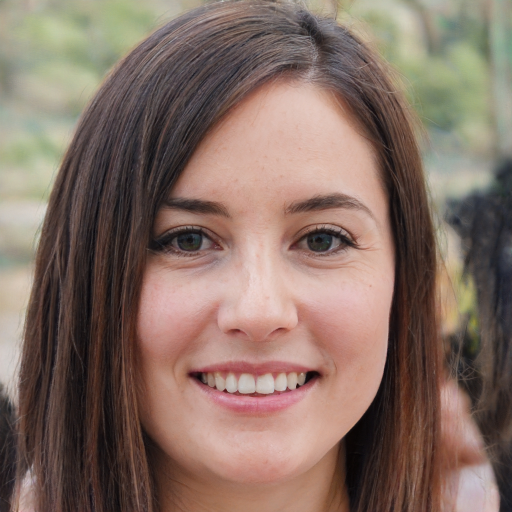
#> input picture 002-deep learning/caramuestra.jpg, 1024 x 1024 px (shown at 1/2 size)
$ python '026-comprobacion parecida.py'
#> lines starting #> are read from the running program, lines starting #| are printed output that depends on the picture
from PIL import Image, ImageDraw, ImageFilter, ImageEnhance
import math
import numpy as np
import cv2
from collections import Counter
import os
import glob
import ast

def reduce_angle(angle):
    angle %= 360  # Map the angle to the range 0 to 360 degrees

    if angle <= -180:
        angle += 360
    elif angle > 180:
        angle -= 360

    # Round the angle to the nearest multiple of 45 degrees
    reduced_angle = round(angle / 45) * 45

    return reduced_angle

def calculaAngulo(imagen):
    image = imagen  # Replace with your image file name
    gray_image = image.convert("L")
    image_array = np.array(gray_image)
    edges = cv2.Canny(image_array, threshold1=30, threshold2=100)
    contours, hierarchy = cv2.findContours(edges, cv2.RETR_EXTERNAL, cv2.CHAIN_APPROX_SIMPLE)
    largest_contour = max(contours, key=cv2.contourArea)
    x1, y1, x2, y2 = cv2.boundingRect(largest_contour)
    delta_x = x2 - x1
    delta_y = y2 - y1
    angle_rad = np.arctan2(delta_y, delta_x)
    angle_deg = np.degrees(angle_rad)
    return angle_deg

# [4 lines left out: function convert_to_percentage, not called in this run]

def hsl_to_rgb(h, s, l):
    h /= 360.0
    s /= 100.0
    l /= 100.0

    if s == 0:
        r = g = b = l
    else:
        def hue_to_rgb(p, q, t):
            if t < 0:
                t += 1
            if t > 1:
                t -= 1
            if t < 1/6:
                return p + (q - p) * 6 * t
            if t < 1/2:
                return q
            if t < 2/3:
                return p + (q - p) * (2/3 - t) * 6
            return p

        if l < 0.5:
            q = l * (1 + s)
        else:
            q = l + s - l * s

        p = 2 * l - q
        r = hue_to_rgb(p, q, h + 1/3)
        g = hue_to_rgb(p, q, h)
        b = hue_to_rgb(p, q, h - 1/3)

    r = int(round(r * 255))
    g = int(round(g * 255))
    b = int(round(b * 255))

    return r, g, b

def convert_dict_values_to_percentage(dictionary, decimal_places=2):
    total = sum(dictionary.values())
    percentages = {key: round((value / total) * 100, decimal_places) for key, value in dictionary.items()}
    return percentages

# [70 lines left out: function visionArtificial, not called in this run]
    #imagendestino.show()

def visionArtificialLee(rutaimagen):
#> called with rutaimagen = 'caramuestra.jpg'
    imagen = Image.open(rutaimagen)
#> imagen is the input picture: PIL image 1024x1024 RGB; mean R, G, B 133, 111.1, 100.5
    imagengris = imagen.convert("L")
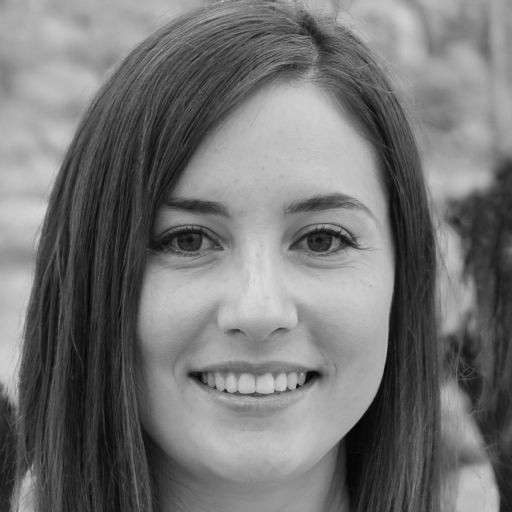
#> imagengris: PIL image 1024x1024 L (shown at 1/2 size); min 3, max 223, mean 116.4
    bordes = imagengris.filter(ImageFilter.FIND_EDGES)
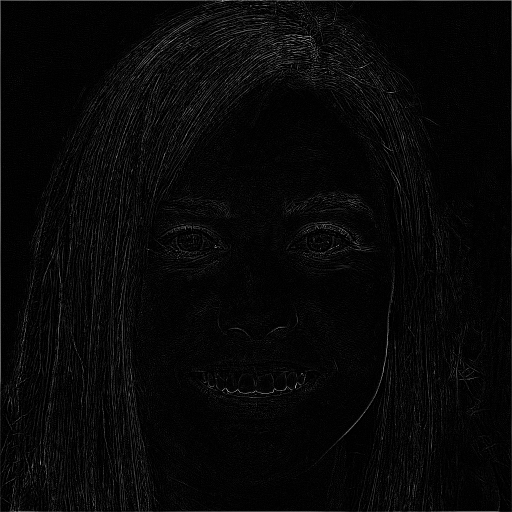
#> bordes: PIL image 1024x1024 L (shown at 1/2 size); min 0, max 255, mean 7.7
    enhancer = ImageEnhance.Contrast(bordes)
    contrast_factor = 2.0
    enhanced_image = enhancer.enhance(contrast_factor)
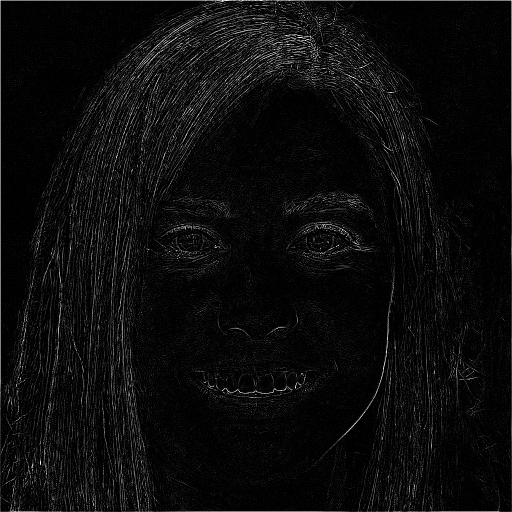
#> enhanced_image: PIL image 1024x1024 L (shown at 1/2 size); min 0, max 255, mean 11.8
    pixeles = imagen.load()
    tamanio = imagen.size
#> tamanio = (1024, 1024)
    anchura = tamanio[0]
#> anchura = 1024
    altura = tamanio[1]
#> altura = 1024
    print(tamanio)
#| (1024, 1024)


    anchuradestino = int(anchura)
#> anchuradestino = 1024
    alturadestino = int(altura)
#> alturadestino = 1024
    color = (0,0,0)
    anchurarectangulo = 4
    imagendestino = Image.new('RGB', (anchuradestino, alturadestino), color)
#> imagendestino: PIL image 1024x1024 RGB; every value is 0
    dibujo = ImageDraw.Draw(imagendestino)
    angulo = 0
    radio = 0
    lista = []
    for i in range(0,55000):
        if radio > anchura/2:
            break
        radio += 0.03
        angulo += 0.1
        componentex = round(anchura/2+math.cos(angulo)*radio)
        componentey = round(altura/2+math.sin(angulo)*radio)
        nuevocolor = pixeles[componentex,componentey]
        #print(str(componentex)+","+str(componentey))


        region = enhanced_image.crop((
            componentex,
            componentey,
            componentex+anchurarectangulo,
            componentey+anchurarectangulo))
        try:
            #print(calculaAngulo(region))
            dibujo.rectangle(
            [(
                componentex,
                componentey
                ),
             (
                componentex+4,
                componentey+4
                )
            ],
            fill=hsl_to_rgb(
                round(calculaAngulo(region)),
                100,50
                ))
            lista.append(reduce_angle(round(calculaAngulo(region))))
        except:
            pass
#> this loop made 17068 passes
#> nuevocolor on passes 1 to 3: (227, 191, 179), (227, 191, 179), (227, 191, 179)
    #print(lista)

    diccionario = {-180:0,-135:0,-90:0,-45:0,0:0,45:0,90:0,135:0,180:0}

    for elemento in lista:
        diccionario[elemento] += 1
#> this loop made 11188 passes
#> elemento on passes 1 to 3: -135, -135, -135
    #print(diccionario)
    diccionarioporcentajes = convert_dict_values_to_percentage(diccionario,decimal_places=0)
    return diccionarioporcentajes

    # [6 lines of commented-out code are left out]

print(visionArtificialLee("caramuestra.jpg"))
muestra = visionArtificialLee("caramuestra.jpg")
#| (1024, 1024)
#> the loop in visionArtificialLee (call 2), `for elemento in lista:` made 11188 passes
memoria= "memoria.txt"
#> (the run stopped early here; a loop or call above may not have finished)

$ run again, with 002-deep learning/muestraprueba.jpg copied over 002-deep learning/caramuestra.jpg
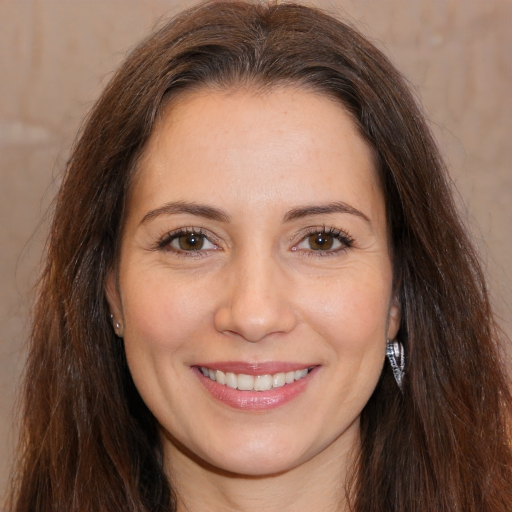
#> input picture 002-deep learning/muestraprueba.jpg, 1024 x 1024 px (shown at 1/2 size)
#> in visionArtificialLee, imagen is the input picture: PIL image 1024x1024 RGB; mean R, G, B 137.2, 102.5, 85.3
#> in visionArtificialLee, `imagengris = imagen.convert("L")`:
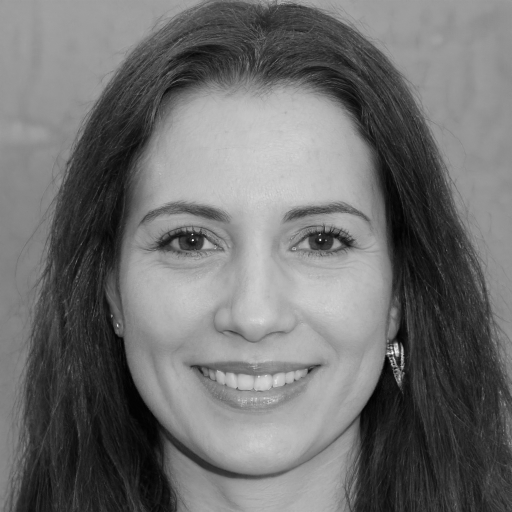
#> imagengris: PIL image 1024x1024 L (shown at 1/2 size); min 0, max 253, mean 110.9
#> in visionArtificialLee, `enhanced_image = enhancer.enhance(contrast_factor)`:
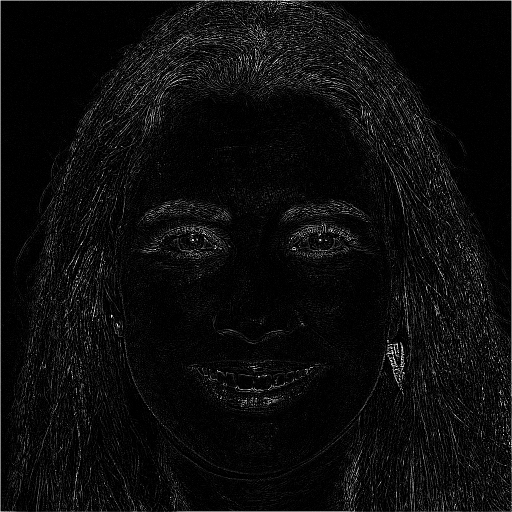
#> enhanced_image: PIL image 1024x1024 L (shown at 1/2 size); min 0, max 255, mean 12.3
#| (1024, 1024)
#> imagendestino: PIL image 1024x1024 RGB; every value is 0
#> the loop in visionArtificialLee, `for i in range(0,55000):` made 17068 passes
#> the loop in visionArtificialLee, `for elemento in lista:` made 10827 passes
#> elemento on passes 1 to 3: -45, -45, -45
#| (1024, 1024)
#> the loop in visionArtificialLee (call 2), `for elemento in lista:` made 10827 passes

$ run again, with 002-deep learning/muestraprueba2.jpg copied over 002-deep learning/caramuestra.jpg
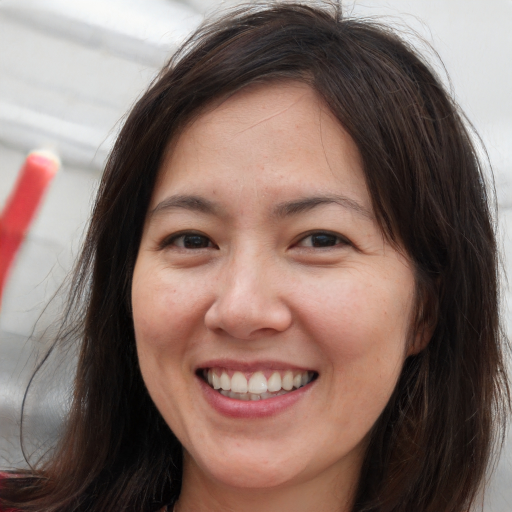
#> input picture 002-deep learning/muestraprueba2.jpg, 1024 x 1024 px (shown at 1/2 size)
#> in visionArtificialLee, imagen is the input picture: PIL image 1024x1024 RGB; mean R, G, B 133, 111, 103.6
#> in visionArtificialLee, `imagengris = imagen.convert("L")`:
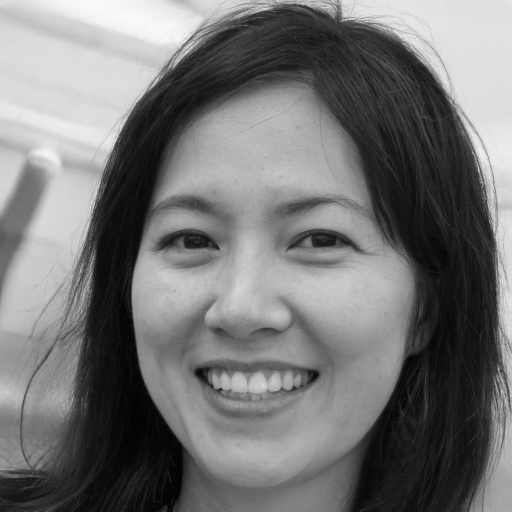
#> imagengris: PIL image 1024x1024 L (shown at 1/2 size); min 0, max 253, mean 116.8
#> in visionArtificialLee, `enhanced_image = enhancer.enhance(contrast_factor)`:
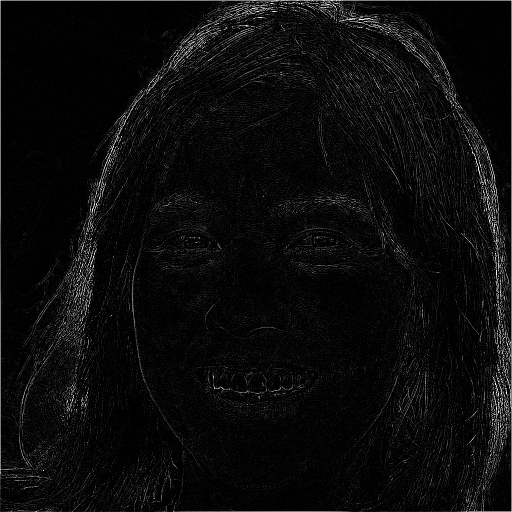
#> enhanced_image: PIL image 1024x1024 L (shown at 1/2 size); min 0, max 255, mean 11.1
#| (1024, 1024)
#> imagendestino: PIL image 1024x1024 RGB; every value is 0
#> the loop in visionArtificialLee, `for i in range(0,55000):` made 17068 passes
#> nuevocolor on passes 1 to 3: (211, 163, 141), (211, 163, 141), (211, 163, 141)
#> the loop in visionArtificialLee, `for elemento in lista:` made 11041 passes
#> elemento on passes 1 to 3: 45, 45, 45
#| (1024, 1024)
#> the loop in visionArtificialLee (call 2), `for elemento in lista:` made 11041 passes
